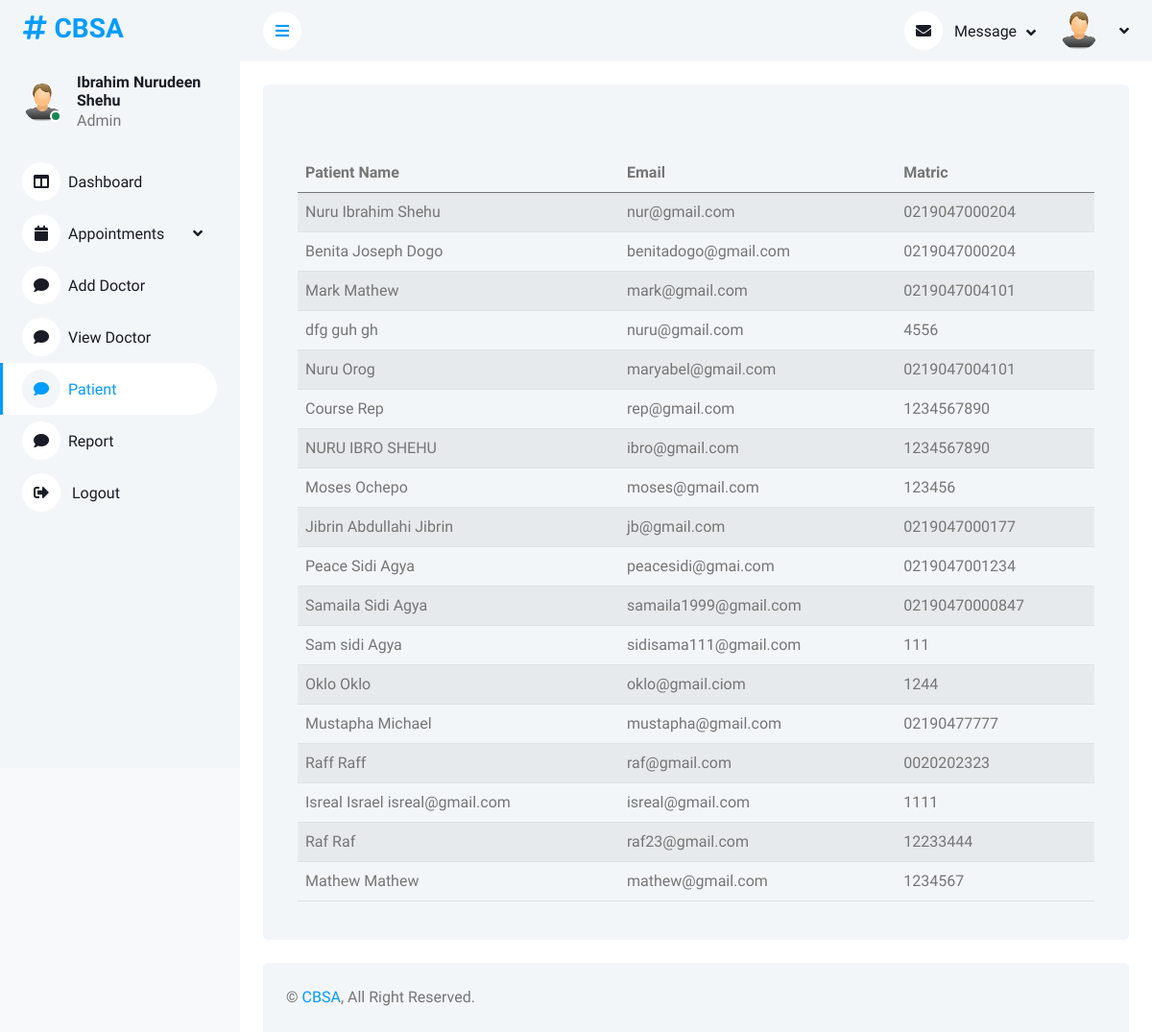
The app's page /admin/patient.php (signed in) with its own data.
### tables this page shows
CREATE TABLE `student` (
  `student_id` int(11) NOT NULL,
  `firstname` varchar(255) NOT NULL,
  `lastname` varchar(255) NOT NULL,
  `othername` varchar(255) NOT NULL,
  `email` varchar(255) NOT NULL,
  `matric` varchar(255) NOT NULL,
  `password` varchar(255) NOT NULL,
  `blood_group` varchar(255) DEFAULT NULL,
  `genotype` varchar(255) DEFAULT NULL,
  `time` timestamp NOT NULL DEFAULT current_timestamp()
);

### admin/patient.php (the view, shortened to what this page needs)
<?php
include("../include/connect.php");
if (isset($_SESSION["admin_id"])) {
    $user_id = $_SESSION["admin_id"];
    $sql = mysqli_query($connect,"SELECT * FROM `admin` WHERE admin_id = $user_id");
    $fetch = mysqli_fetch_assoc($sql);
    $fullname = $fetch["fullname"];
}
?>
<!DOCTYPE html>
<html lang="en">
<head>
    <link href="https://cdnjs.cloudflare.com/ajax/libs/font-awesome/5.10.0/css/all.min.css" rel="stylesheet">
    <link href="https://cdn.jsdelivr.net/npm/bootstrap-icons@1.4.1/font/bootstrap-icons.css" rel="stylesheet">
    <link href="lib/owlcarousel/assets/owl.carousel.min.css" rel="stylesheet">
    <link href="lib/tempusdominus/css/tempusdominus-bootstrap-4.min.css" rel="stylesheet" />
    <link href="css/bootstrap.min.css" rel="stylesheet">
    <link href="css/style.css" rel="stylesheet">
</head>
<body>
    <div class="container-xxl position-relative bg-white d-flex p-0">
        <div class="sidebar pe-4 pb-3">
            <nav class="navbar bg-light navbar-light">
                <a href="dashboard.php" class="navbar-brand mx-4 mb-3">
                    <h3 class="text-primary"><i class="fa fa-hashtag me-2"></i>CBSA</h3>
                </a>
                <div class="d-flex align-items-center ms-4 mb-4">
                    <div class="position-relative">
                        <img class="rounded-circle" src="./img/user.png" alt="" style="width: 40px; height: 40px;">
                        <div class="bg-success rounded-circle border border-2 border-white position-absolute end-0 bottom-0 p-1"></div>
                    </div>
                    <div class="ms-3">
                        <h6 class="mb-0"><?php echo $fullname;?></h6>
                        <span>Admin</span>
                    </div>
                </div>
                <div class="navbar-nav w-100">
                    <a href="dashboard.php" class="nav-item nav-link"><i class="fas fa-columns me-2"></i>Dashboard</a>
                    <div class="nav-item dropdown">
                        <a href="#" class="nav-link dropdown-toggle" data-bs-toggle="dropdown"><i class="fas fa-calendar me-2"></i>Appointments</a>
                    </div>
                    <a href="add_doctor.php" class="nav-item nav-link"><i class="fas fa-comment me-2"></i>Add Doctor</a>
                    <a href="view_doctor.php" class="nav-item nav-link"><i class="fas fa-comment me-2"></i>View Doctor</a>
                    <a href="patient.php" class="nav-item nav-link active"><i class="fas fa-comment me-2"></i>Patient</a>
                    <a href="report.php" class="nav-item nav-link"><i class="fas fa-comment me-2"></i>Report</a>
                    <a href="#" onclick="logout()" class="nav-item nav-link"> <i class="fas fa-sign-out-alt me-2"></i>
                        Logout</a>
                    </div>
                </div>
        </div>
        <div class="content">
            <nav class="navbar navbar-expand bg-light navbar-light sticky-top px-4 py-0">
                <a href="#" class="sidebar-toggler flex-shrink-0">
                    <i class="fa fa-bars"></i>
                </a>
                <div class="navbar-nav align-items-center ms-auto">
                    <div class="nav-item dropdown">
                        <a href="#" class="nav-link dropdown-toggle" data-bs-toggle="dropdown">
                            <i class="fa fa-envelope me-lg-2"></i>
                            <span class="d-none d-lg-inline-flex">Message</span>
                        </a>
                    </div>
                    <div class="nav-item dropdown">
                        <a href="#" class="nav-link dropdown-toggle" data-bs-toggle="dropdown">
                            <img class="rounded-circle me-lg-2" src="./img/user.png" alt="" style="width: 40px; height: 40px;">
                        </a>
                    </div>
                </div>
            </nav>
            <div class="container-fluid pt-4 px-4">
                <div class="bg-light text-center rounded p-4">
<div class="container mt-5">
<div class="table-responsive">
        <table class="table table-striped text-start">
            <thead>
                <tr>
                    <th scope="col">Patient Name</th>
                    <th scope="col">Email</th>
                    <th scope="col">Matric</th>
                </tr>
            </thead>
            <tbody>
            <?php
$reg_student = mysqli_query($connect,"SELECT * FROM `student`");
                while ($reg_student_fetch = mysqli_fetch_assoc($reg_student)) {
                    $student_firstname = $reg_student_fetch["firstname"];
                    $student_lastname = $reg_student_fetch["lastname"];
                    $student_othername = $reg_student_fetch["othername"] ?? null;
                    $student_email = $reg_student_fetch["email"];
                    $student_matric = $reg_student_fetch["matric"];
                    echo '
                                <tr>
                                    <td>'.$student_firstname . " " . $student_lastname ." ".$student_othername.' </td>
                                    <td>'. $student_email  .'</td>
                                    <td>'. $student_matric  .'</td>
                                </tr>
                            ';
                }
              ?>
            </tbody>
        </table>
    </div>
</div>
                </div>
            </div>
            <div class="container-fluid pt-4 px-4">
                <div class="bg-light rounded-top p-4">
                    <div class="row">
                        <div class="col-12 col-sm-6 text-center text-sm-start">
                            &copy; <a href="#">CBSA</a>, All Right Reserved.
                        </div>
                    </div>
                </div>
            </div>
        </div>
</body>
</html>

### admin/css/style.css (style rules this page uses)
:root { --primary: #009CFF; --light: #F3F6F9; --dark: #191C24; }
.sidebar { position: fixed; top: 0; left: 0; bottom: 0; width: 250px; height: 100vh; overflow-y: auto; background: var(--light); transition: 0.5s; z-index: 999; }
.content { margin-left: 250px; min-height: 100vh; background: #FFFFFF; transition: 0.5s; }
@media (min-width: 992px) { .sidebar { margin-left: 0; } }
@media (min-width: 992px) { .content { width: calc(100% - 250px); } }
.sidebar .navbar .navbar-nav .nav-link { padding: 7px 20px; color: var(--dark); font-weight: 500; border-left: 3px solid var(--light); border-radius: 0 30px 30px 0; outline: none; }
.sidebar .navbar .navbar-nav .nav-link:hover, .sidebar .navbar .navbar-nav .nav-link.active { color: var(--primary); background: #FFFFFF; border-color: var(--primary); }
.sidebar .navbar .navbar-nav .nav-link i { width: 40px; height: 40px; display: inline-flex; align-items: center; justify-content: center; background: #FFFFFF; border-radius: 40px; }
.sidebar .navbar .navbar-nav .nav-link:hover i, .sidebar .navbar .navbar-nav .nav-link.active i { background: var(--light); }
.sidebar .navbar .dropdown-toggle::after { position: absolute; top: 15px; right: 15px; border: none; content: "\f107"; font-family: "Font Awesome 5 Free"; font-weight: 900; transition: .5s; }
.content .navbar .navbar-nav .nav-link { margin-left: 25px; padding: 12px 0; color: var(--dark); outline: none; }
.content .navbar .sidebar-toggler, .content .navbar .navbar-nav .nav-link i { width: 40px; height: 40px; display: inline-flex; align-items: center; justify-content: center; background: #FFFFFF; border-radius: 40px; }
.content .navbar .dropdown-toggle::after { margin-left: 6px; vertical-align: middle; border: none; content: "\f107"; font-family: "Font Awesome 5 Free"; font-weight: 900; transition: .5s; }

### admin/patient.php (style rules this page uses)
body { background-color: #f8f9fa; }

### records on screen
student: firstname "Nuru", lastname "Ibrahim", othername "Shehu", email "nur@gmail.com", matric "0219047000204"
student: firstname "Benita", lastname "Joseph", othername "Dogo", email "benitadogo@gmail.com", matric "0219047000204"
student: firstname "Mark", lastname "Mathew", email "mark@gmail.com", matric "0219047004101"
student: firstname "dfg", lastname "guh", othername "gh", email "nuru@gmail.com", matric "4556"
student: firstname "Nuru", lastname "Orog", email "maryabel@gmail.com", matric "0219047004101"
student: firstname "Course", lastname "Rep", email "rep@gmail.com", matric "1234567890"
student: firstname "NURU", lastname "IBRO", othername "SHEHU", email "ibro@gmail.com", matric "1234567890"
student: firstname "Moses", lastname "Ochepo", email "moses@gmail.com", matric "123456"
student: firstname "Jibrin", lastname "Abdullahi", othername "Jibrin", email "jb@gmail.com", matric "0219047000177"
student: firstname "Peace", lastname "Sidi", othername "Agya", email "peacesidi@gmai.com", matric "0219047001234"
student: firstname "Samaila", lastname "Sidi", othername "Agya", email "samaila1999@gmail.com", matric "02190470000847"
student: firstname "Sam", lastname "sidi", othername "Agya", email "sidisama111@gmail.com", matric "111"
student: firstname "Oklo", lastname "Oklo", email "oklo@gmail.ciom", matric "1244"
student: firstname "Mustapha", lastname "Michael", email "mustapha@gmail.com", matric "02190477777"
student: firstname "Raff", lastname "Raff", email "raf@gmail.com", matric "0020202323"
student: firstname "Isreal", lastname "Israel", othername "isreal@gmail.com", email "isreal@gmail.com", matric "1111"
student: firstname "Raf", lastname "Raf", email "raf23@gmail.com", matric "12233444"
student: firstname "Mathew", lastname "Mathew", email "mathew@gmail.com", matric "1234567"

### other values on screen
$fullname "Ibrahim Nurudeen Shehu"
